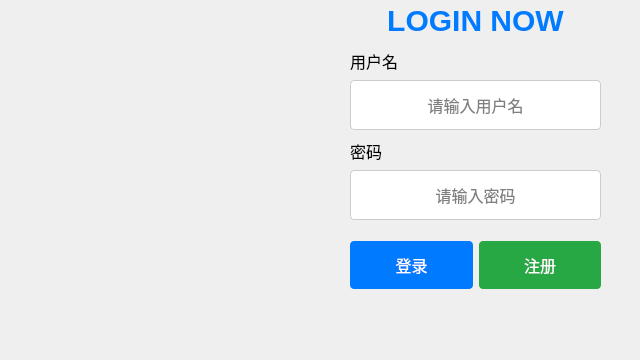
<?xml version="1.0" encoding="UTF-8"?>
<ui version="4.0">
 <class>login</class>
 <widget class="QDialog" name="login">
  <property name="geometry">
   <rect>
    <x>0</x>
    <y>0</y>
    <width>640</width>
    <height>360</height>
   </rect>
  </property>
  <property name="windowTitle">
   <string>Dialog</string>
  </property>
  <widget class="QLabel" name="title">
   <property name="geometry">
    <rect>
     <x>360</x>
     <y>0</y>
     <width>231</width>
     <height>41</height>
    </rect>
   </property>
   <property name="font">
    <font>
     <family>Arial</family>
     <pointsize>-1</pointsize>
     <bold>true</bold>
    </font>
   </property>
   <property name="styleSheet">
    <string notr="true">QLabel {
                                  font-family: 'Arial', sans-serif;
                                  font-size: 30px;
                                  font-weight: bold;
                                  color: #007BFF;
                                  text-align: center;
                                  text-shadow: 2px 2px 5px rgba(0, 0, 0, 0.2);
                                  }</string>
   </property>
   <property name="text">
    <string>LOGIN NOW</string>
   </property>
   <property name="textFormat">
    <enum>Qt::TextFormat::AutoText</enum>
   </property>
   <property name="alignment">
    <set>Qt::AlignmentFlag::AlignCenter</set>
   </property>
  </widget>
  <widget class="QLineEdit" name="username">
   <property name="geometry">
    <rect>
     <x>350</x>
     <y>80</y>
     <width>251</width>
     <height>50</height>
    </rect>
   </property>
   <property name="font">
    <font>
     <pointsize>-1</pointsize>
    </font>
   </property>
   <property name="styleSheet">
    <string notr="true">QLineEdit {
                                         background-color: white;
                                         border: 1px solid #ccc;
                                         border-radius: 4px;
                                         padding: 10px;
                                         font-size: 16px;
                                         }</string>
   </property>
   <property name="alignment">
    <set>Qt::AlignmentFlag::AlignCenter</set>
   </property>
   <property name="placeholderText">
    <string>请输入用户名</string>
   </property>
  </widget>
  <widget class="QLineEdit" name="password">
   <property name="geometry">
    <rect>
     <x>350</x>
     <y>170</y>
     <width>251</width>
     <height>50</height>
    </rect>
   </property>
   <property name="font">
    <font>
     <pointsize>-1</pointsize>
    </font>
   </property>
   <property name="styleSheet">
    <string notr="true">QLineEdit {
                                         background-color: white;
                                         border: 1px solid #ccc;
                                         border-radius: 4px;
                                         padding: 10px;
                                         font-size: 16px;
                                         }</string>
   </property>
   <property name="echoMode">
    <enum>QLineEdit::EchoMode::Password</enum>
   </property>
   <property name="alignment">
    <set>Qt::AlignmentFlag::AlignCenter</set>
   </property>
   <property name="placeholderText">
    <string>请输入密码</string>
   </property>
  </widget>
  <widget class="QWidget" name="horizontalLayoutWidget">
   <property name="geometry">
    <rect>
     <x>350</x>
     <y>240</y>
     <width>251</width>
     <height>50</height>
    </rect>
   </property>
   <layout class="QHBoxLayout" name="horizontalLayout_2">
    <item>
     <widget class="QPushButton" name="login_btn">
      <property name="enabled">
       <bool>true</bool>
      </property>
      <property name="font">
       <font>
        <pointsize>-1</pointsize>
       </font>
      </property>
      <property name="styleSheet">
       <string notr="true">QPushButton {
                                   background-color: #007BFF;
                                   color: white;
                                   border-radius: 4px;
                                   padding: 12px 24px;
                                   font-size: 16px;
                                   }
                                   QPushButton:hover {
                                   background-color: #0056b3;
                                   }
                                   QPushButton:pressed {
                                   background-color: #003f7f;
                                   }</string>
      </property>
      <property name="text">
       <string>登录</string>
      </property>
     </widget>
    </item>
    <item>
     <layout class="QHBoxLayout" name="horizontalLayout_3">
      <property name="spacing">
       <number>6</number>
      </property>
     </layout>
    </item>
    <item>
     <widget class="QPushButton" name="register_btn">
      <property name="font">
       <font>
        <pointsize>-1</pointsize>
       </font>
      </property>
      <property name="styleSheet">
       <string notr="true">QPushButton {
                                       background-color: #28a745;
                                       color: white;
                                       border-radius: 4px;
                                       padding: 12px 24px;
                                       font-size: 16px;
                                       }
                                       QPushButton:hover {
                                       background-color: #218838;
                                       }
                                       QPushButton:pressed {
                                       background-color: #1e7e34;
                                       }</string>
      </property>
      <property name="text">
       <string>注册</string>
      </property>
     </widget>
    </item>
   </layout>
  </widget>
  <widget class="QLabel" name="user_lab">
   <property name="geometry">
    <rect>
     <x>350</x>
     <y>50</y>
     <width>67</width>
     <height>21</height>
    </rect>
   </property>
   <property name="font">
    <font>
     <pointsize>12</pointsize>
    </font>
   </property>
   <property name="layoutDirection">
    <enum>Qt::LayoutDirection::LeftToRight</enum>
   </property>
   <property name="text">
    <string>用户名</string>
   </property>
   <property name="alignment">
    <set>Qt::AlignmentFlag::AlignLeading|Qt::AlignmentFlag::AlignLeft|Qt::AlignmentFlag::AlignVCenter</set>
   </property>
  </widget>
  <widget class="QLabel" name="user_lab_2">
   <property name="geometry">
    <rect>
     <x>350</x>
     <y>140</y>
     <width>67</width>
     <height>21</height>
    </rect>
   </property>
   <property name="font">
    <font>
     <pointsize>12</pointsize>
    </font>
   </property>
   <property name="layoutDirection">
    <enum>Qt::LayoutDirection::LeftToRight</enum>
   </property>
   <property name="text">
    <string>密码</string>
   </property>
   <property name="alignment">
    <set>Qt::AlignmentFlag::AlignLeading|Qt::AlignmentFlag::AlignLeft|Qt::AlignmentFlag::AlignVCenter</set>
   </property>
  </widget>
  <widget class="QLabel" name="pic">
   <property name="geometry">
    <rect>
     <x>0</x>
     <y>0</y>
     <width>331</width>
     <height>361</height>
    </rect>
   </property>
   <property name="styleSheet">
    <string notr="true">border-image: url(:/images/wel.png);</string>
   </property>
   <property name="text">
    <string/>
   </property>
  </widget>
 </widget>
 <resources/>
 <connections/>
</ui>
